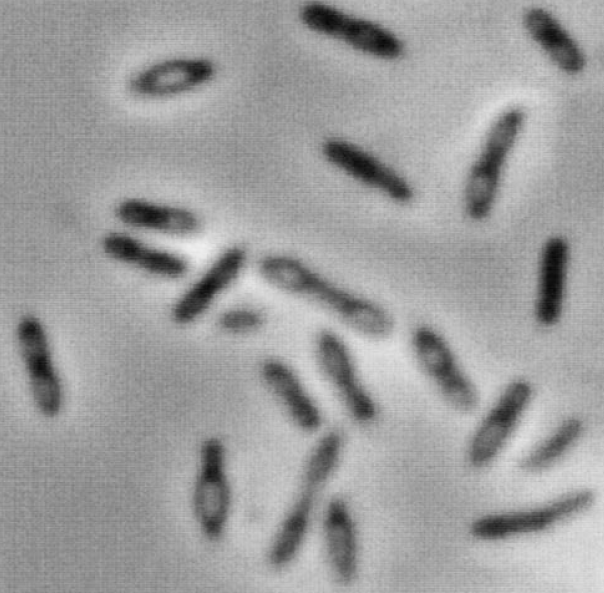
%> input picture test2.bmp, 604 x 593 px
$ octave main.m   (GNU Octave 9; MATLAB toolbox functions it lacks are replaced by stand-ins)
%> lines starting %> are read from the running program, lines starting %| are printed output that depends on the picture; in (x1, y1, x2, y2) boxes, pixels count from 0 and x2, y2 are one past the last pixel; in counts of white or black regions, pixels touching at a corner belong together; the program's own positions count from 1
### CalcMembershipFun.m
function Fu = CalcMembershipFun(A, H, type)
    % 計算歸屬函數的參數
    b = sum(A.*H(A))./sum(H(A));
    reg = A(H(A)>0);    c = b + max(abs(b-max(reg)), abs(b-min(reg)));
    a = 2*b-c;

    % 計算歸屬函數
    x = (1:256);
    if type == 'S'
        Fu = zeros(256, 1);
        ind = ((x >= a) & (x <= b));	Fu(ind) = 2*(((x(ind)-a)./(c-a)).^2);
        ind = ((x >= b) & (x <= c));	Fu(ind) = 1 - 2*(((x(ind)-c)./(c-a)).^2);
        ind = (x>=c);                   Fu(ind) = 1;
    elseif type == 'Z'
        Fu = ones(256, 1);
        ind = ((x >= a) & (x <= b));	Fu(ind) = 1 - 2*(((x(ind)-a)./(c-a)).^2);
        ind = ((x >= b) & (x <= c));	Fu(ind) = 2*(((x(ind)-c)./(c-a)).^2);
        ind = (x>=c);                   Fu(ind) = 0;
    else
        error('CalcMembershipFun: parameter is error.');
    end
end

### CalcIF.m
function IF = CalcIF(A, H, type)
    % 計算歸屬函數
    Ua = CalcMembershipFun(A, H, type);
    % 計算Index of fuzziness
    Ua_crisp = Ua > 0.5;
    N = length(find(Ua > 0));
    IF = (2./N)*sum(abs(Ua-Ua_crisp));
end

### main.m
clearvars; clc; close all;

B = struct;
W = struct;
B_init_interval = 30;
W_init_interval = 30;

% 讀取影像
im = imread('test2.bmp');
%> im is the input picture: size 593x604x3 uint8; min 8, max 239, mean 157.3
im = im(:,:,1);
%> im: size 593x604 uint8

% 找出灰度直方圖
Hgray = reshape(0:255, 1, 1, []);
Hgray = reshape(sum(sum(im == Hgray)), [], 1);
%> Hgray = 256 values, max 7072 at index 156, min 0 at index 1, mean 1399.1

% 設定初始的模糊集合(B和W)的元素
reg = find(Hgray > 0);
%> reg = 232 values from 9 to 240
B.element = reg(1:B_init_interval);
%> B.element = 30 values from 9 to 38
W.element = reg((end-W_init_interval+1):end);
%> W.element = 30 values from 211 to 240
Rfuzzy = ((max(B.element)+1):(min(W.element)-1));
%> Rfuzzy = 172 values from 39 to 210
B.IF = zeros(256,1);
W.IF = zeros(256,1);

% 尋找閥值
for n = Rfuzzy
    % 將元素n加入集合B和W
    regB = [B.element; n];
    regW = [W.element; n];

    % 計算IF
    B.IF(n) = CalcIF(regB, Hgray, 'Z');
    W.IF(n) = CalcIF(regW, Hgray, 'S');

    if W.IF(n) < B.IF(n)
        W.element = regW;
    else
        B.element = regB;
    end
end
%> this loop made 172 passes
%> after the loop, B.element = 133 values from 9 to 141; W.element = 99 values, max 240 at index 30, min 142 at index 31, mean 191

% 找出閥值
reg = abs(W.IF-B.IF);
%> reg = 256 values, max 0.151 at index 39, min 0 at index 1, mean 0.0511
[~,T] = min(reg(Rfuzzy));
%> T = 103
T = T + Rfuzzy(1)-1;
%> T = 141
% 顯示原影像
figure(1); imshow(im); title('Original Image');
% 灰度直方圖
figure(2);
plot(Hgray./max(Hgray), 'Color', 'b', 'LineWidth', 2);  hold on;
uB = CalcMembershipFun(B.element, Hgray, 'Z');
%> uB = 256 values, max 1 at index 1, min 0 at index 190, mean 0.385
uW = CalcMembershipFun(W.element, Hgray, 'S');
%> uW = 256 values from 0 to 1
plot(uB, 'Color', 'g', 'LineWidth', 2); hold on;
plot(uW, 'Color', 'r', 'LineWidth', 2);
title('Histogram of gray level');
xlabel('Gray level');
axis([0, 255, -inf, inf])
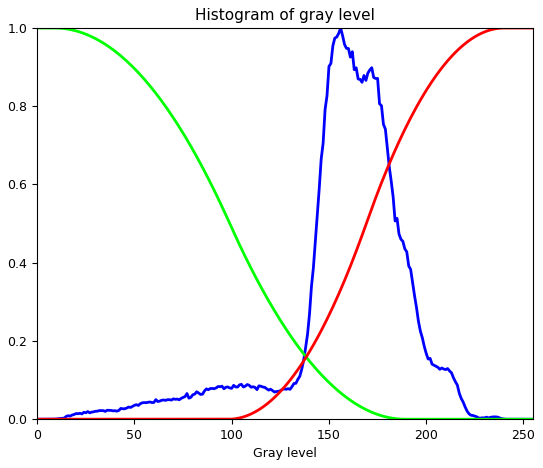
%> figure redrawn from the program's plot data; curve peaks at x = 156, y = 1; curve peaks at x = 1, y = 1; curve peaks at x = 240, y = 1
% 顯示集合的模糊指標
f3 = figure(3);
plot(B.IF, 'Color', 'b', 'LineWidth', 2); hold on;
plot(W.IF,  'Color', 'r', 'LineWidth', 2);
title('IF(index of fuzziness)');
xlabel('Gray level');   ylabel('Index of fuzziness');
axis([0, 255, 0, 0.6])
line([T, T], W.IF(T)+[-0.03 0.03], 'Color', 'k', 'LineWidth', 1);
legend('IF(B)', 'IF(W)', 'threshold');
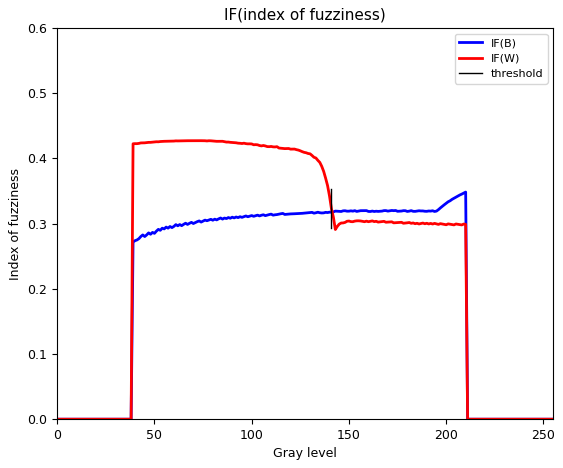
%> figure redrawn from the program's plot data; curve peaks at x = 210, y = 0.348; curve peaks at x = 73, y = 0.427
% 顯示閥值結果圖
figure(4);  imshow(im > T); title('Result')
%> after `imshow(im > T)`:
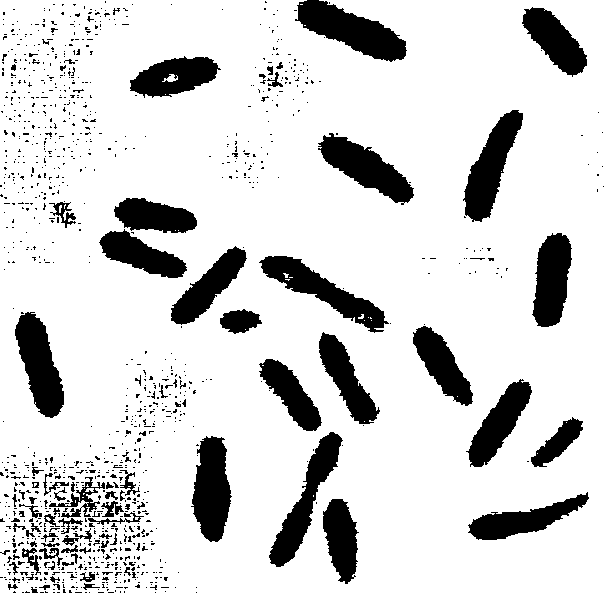
%> displayed picture: size 593x604 logical; 83.7% white; 1121 black regions (1030 under 20 px), largest, box (x1, y1, x2, y2) and area: (295, 0, 407, 62) 3416, (259, 256, 389, 333) 3036, (463, 110, 523, 222) 3016

$ run again, with test1.bmp copied over test2.bmp
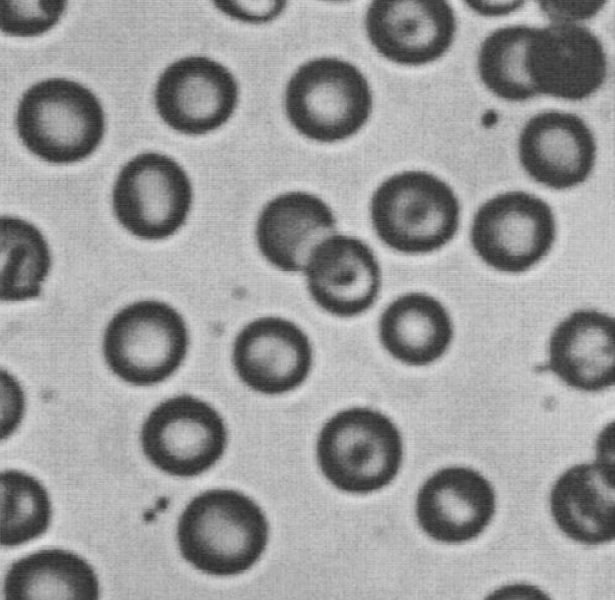
%> input picture test1.bmp, 615 x 600 px
%> im is the input picture: size 600x615x3 uint8; min 41, max 228, mean 153.9
%> im: size 600x615 uint8
%> Hgray = 256 values, max 10580 at index 186, min 0 at index 1, mean 1441.4
%> `reg = find(Hgray > 0);`: reg = 184 values from 42 to 229
%> `B.element = reg(1:B_init_interval);`: B.element = 30 values from 42 to 73
%> `W.element = reg((end-W_init_interval+1):end);`: W.element = 30 values from 198 to 229
%> Rfuzzy = 124 values from 74 to 197
%> the loop `for n = Rfuzzy` made 124 passes
%> after the loop `for n = Rfuzzy`: B.element = 120 values from 42 to 163; W.element = 64 values, max 229 at index 30, min 164 at index 31, mean 195.5
%> `reg = abs(W.IF-B.IF);`: reg = 256 values, max 0.24 at index 74, min 0 at index 1, mean 0.0583
%> `[~,T] = min(reg(Rfuzzy));`: T = 91
%> `T = T + Rfuzzy(1)-1;`: T = 164
%> uB = 256 values, max 1 at index 1, min 0 at index 163, mean 0.378
%> uW = 256 values from 0 to 1
%> `legend('IF(B)', 'IF(W)', 'threshold');`:
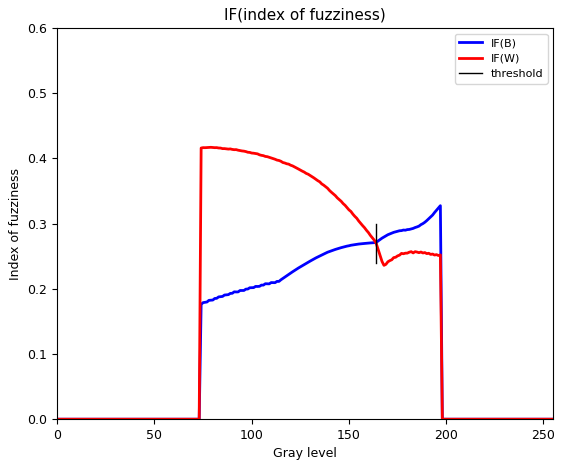
%> figure redrawn from the program's plot data; curve peaks at x = 197, y = 0.328; curve peaks at x = 79, y = 0.417
%> `imshow(im > T)`:
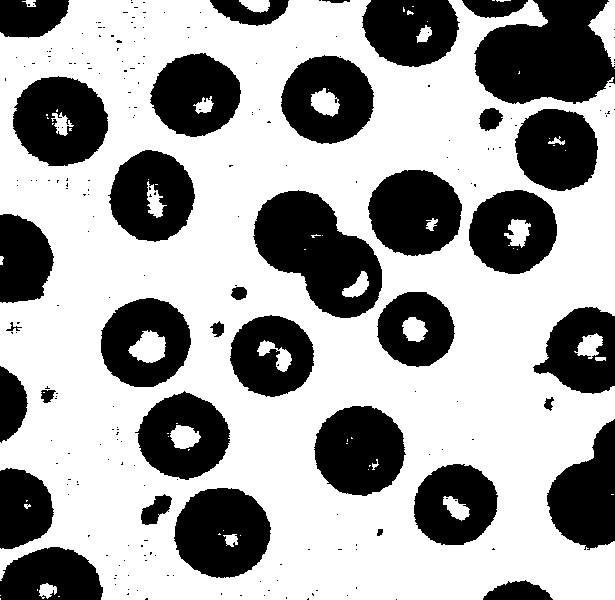
%> displayed picture: size 600x615 logical; 63.9% white; 233 black regions (197 under 20 px), largest, box (x1, y1, x2, y2) and area: (474, 0, 615, 104) 10655, (253, 190, 382, 318) 9648, (174, 488, 271, 578) 6639

$ run again, with test3.bmp copied over test2.bmp
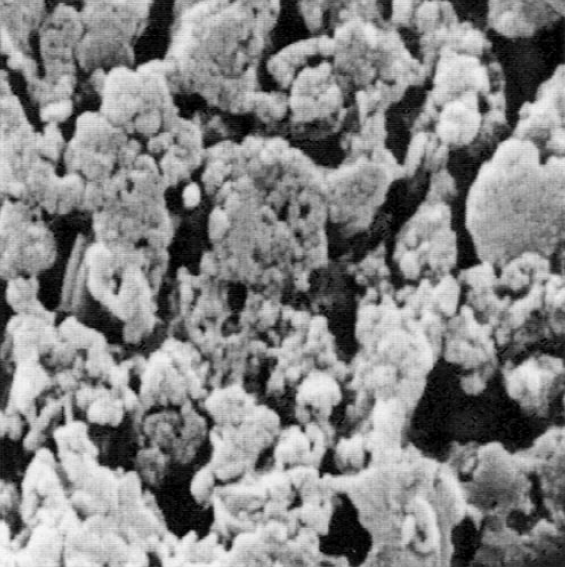
%> input picture test3.bmp, 565 x 567 px
%> im is the input picture: size 567x565x3 uint8; min 0, max 250, mean 132.6
%> im: size 567x565 uint8
%> Hgray = 256 values, max 2264 at index 160, min 0 at index 252, mean 1251.4
%> `reg = find(Hgray > 0);`: reg = 251 values from 1 to 251
%> `B.element = reg(1:B_init_interval);`: B.element = 30 values from 1 to 30
%> `W.element = reg((end-W_init_interval+1):end);`: W.element = 30 values from 222 to 251
%> Rfuzzy = 191 values from 31 to 221
%> the loop `for n = Rfuzzy` made 191 passes
%> after the loop `for n = Rfuzzy`: B.element = 193 values from 1 to 193; W.element = 58 values, max 251 at index 30, min 194 at index 31, mean 222.5
%> `reg = abs(W.IF-B.IF);`: reg = 256 values, max 0.0948 at index 32, min 0 at index 1, mean 0.0451
%> `[~,T] = min(reg(Rfuzzy));`: T = 163
%> `T = T + Rfuzzy(1)-1;`: T = 193
%> uB = 256 values, max 1 at index 1, min 0 at index 226, mean 0.44
%> uW = 256 values from 0 to 1
%> `legend('IF(B)', 'IF(W)', 'threshold');`:
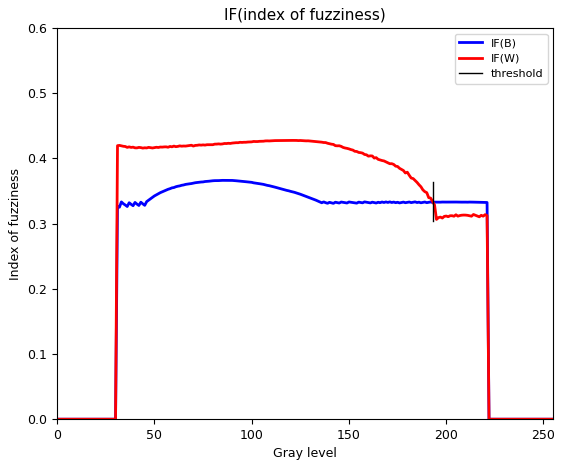
%> figure redrawn from the program's plot data; curve peaks at x = 85, y = 0.366; curve peaks at x = 120, y = 0.428
%> `imshow(im > T)`:
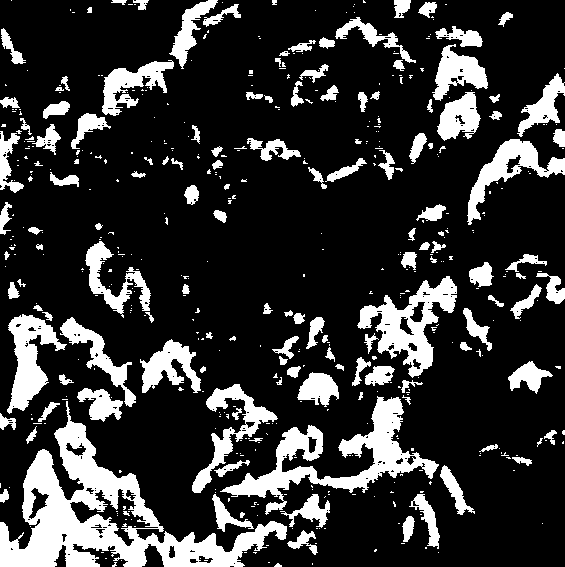
%> displayed picture: size 567x565 logical; 20.1% white; 500 white regions (361 under 20 px), largest, box (x1, y1, x2, y2) and area: (0, 401, 287, 567) 13882, (220, 396, 439, 515) 6390, (357, 276, 457, 378) 3774
